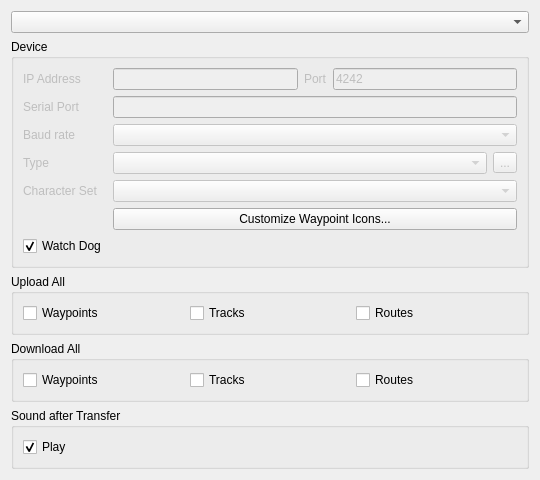
     <widget class="QWidget" name="Seite">
      <attribute name="title">
       <string>Device &amp;&amp; Xfer</string>
      </attribute>
      <layout class="QVBoxLayout">
       <item>
        <widget class="QComboBox" name="comboDevice">
         <property name="toolTip">
          <string>Select the device you want to setup.</string>
         </property>
        </widget>
       </item>
       <item>
        <widget class="QGroupBox" name="groupDevice">
         <property name="enabled">
          <bool>true</bool>
         </property>
         <property name="title">
          <string>Device</string>
         </property>
         <layout class="QGridLayout" name="gridLayout_2">
          <item row="0" column="0">
           <widget class="QLabel" name="labelDevIPAddr">
            <property name="enabled">
             <bool>false</bool>
            </property>
            <property name="text">
             <string>IP Address</string>
            </property>
           </widget>
          </item>
          <item row="0" column="1">
           <layout class="QHBoxLayout">
            <item>
             <widget class="QLineEdit" name="lineDevIPAddr">
              <property name="enabled">
               <bool>false</bool>
              </property>
              <property name="toolTip">
               <string>If your device is accessed by TCP/IP you can give a hard coded address. Leave blank for &quot;QLandkarte M&quot; as the driver will query the device by UDP broadcast.</string>
              </property>
             </widget>
            </item>
            <item>
             <widget class="QLabel" name="labelDevIPPort">
              <property name="enabled">
               <bool>false</bool>
              </property>
              <property name="text">
               <string>Port</string>
              </property>
             </widget>
            </item>
            <item>
             <widget class="QLineEdit" name="lineDevIPPort">
              <property name="enabled">
               <bool>false</bool>
              </property>
              <property name="toolTip">
               <string>Add TCP/IP port for Device. Set to 0 for &quot;QLandkarte M&quot;.</string>
              </property>
              <property name="text">
               <string>4242</string>
              </property>
             </widget>
            </item>
           </layout>
          </item>
          <item row="1" column="0">
           <widget class="QLabel" name="labelDevSerialPort">
            <property name="enabled">
             <bool>false</bool>
            </property>
            <property name="text">
             <string>Serial Port</string>
            </property>
           </widget>
          </item>
          <item row="1" column="1">
           <widget class="QLineEdit" name="lineDevSerialPort">
            <property name="enabled">
             <bool>false</bool>
            </property>
            <property name="toolTip">
             <string>Pass something like &quot;/dev/ttyS0&quot; or &quot;/dev/rfcomm0&quot; for serial Garmin devices or NMEA devices. For Garmin USB devices leave blank.</string>
            </property>
           </widget>
          </item>
          <item row="2" column="0">
           <widget class="QLabel" name="labelDevBaudRate">
            <property name="enabled">
             <bool>false</bool>
            </property>
            <property name="text">
             <string>Baud rate</string>
            </property>
           </widget>
          </item>
          <item row="2" column="1">
           <widget class="QComboBox" name="comboDevBaudRate">
            <property name="enabled">
             <bool>false</bool>
            </property>
            <property name="toolTip">
             <string>Baud rate for Serial Port</string>
            </property>
           </widget>
          </item>
          <item row="3" column="0">
           <widget class="QLabel" name="labelDevType">
            <property name="enabled">
             <bool>false</bool>
            </property>
            <property name="text">
             <string>Type</string>
            </property>
           </widget>
          </item>
          <item row="3" column="1">
           <layout class="QHBoxLayout">
            <item>
             <widget class="QComboBox" name="comboDevType">
              <property name="enabled">
               <bool>false</bool>
              </property>
              <property name="toolTip">
               <string>Select your Garmin device from list. If your device is not supported use &quot;whatGarmin&quot; and download waypoints to create a protocol query.</string>
              </property>
             </widget>
            </item>
            <item>
             <widget class="QToolButton" name="toolPlugins">
              <property name="enabled">
               <bool>false</bool>
              </property>
              <property name="text">
               <string>...</string>
              </property>
             </widget>
            </item>
           </layout>
          </item>
          <item row="4" column="0">
           <widget class="QLabel" name="labelDevCharset">
            <property name="enabled">
             <bool>false</bool>
            </property>
            <property name="text">
             <string>Character Set</string>
            </property>
           </widget>
          </item>
          <item row="4" column="1">
           <widget class="QComboBox" name="comboDevCharset">
            <property name="enabled">
             <bool>false</bool>
            </property>
           </widget>
          </item>
          <item row="5" column="1">
           <widget class="QPushButton" name="buttonGarminIcons">
            <property name="toolTip">
             <string>Define custom icons for Garmin Devices.</string>
            </property>
            <property name="text">
             <string>Customize Waypoint Icons...</string>
            </property>
           </widget>
          </item>
          <item row="6" column="1">
           <widget class="QLabel" name="labelMessage">
            <property name="text">
             <string/>
            </property>
            <property name="alignment">
             <set>Qt::AlignJustify|Qt::AlignVCenter</set>
            </property>
            <property name="wordWrap">
             <bool>true</bool>
            </property>
           </widget>
          </item>
          <item row="6" column="0">
           <widget class="QCheckBox" name="checkWatchDog">
            <property name="text">
             <string>Watch Dog</string>
            </property>
            <property name="checked">
             <bool>true</bool>
            </property>
           </widget>
          </item>
         </layout>
        </widget>
       </item>
       <item>
        <widget class="QGroupBox" name="groupBox_7">
         <property name="enabled">
          <bool>true</bool>
         </property>
         <property name="title">
          <string>Upload All</string>
         </property>
         <layout class="QHBoxLayout">
          <item>
           <widget class="QCheckBox" name="checkUploadWpt">
            <property name="text">
             <string>Waypoints</string>
            </property>
           </widget>
          </item>
          <item>
           <widget class="QCheckBox" name="checkUploadTrk">
            <property name="text">
             <string>Tracks</string>
            </property>
           </widget>
          </item>
          <item>
           <widget class="QCheckBox" name="checkUploadRte">
            <property name="text">
             <string>Routes</string>
            </property>
           </widget>
          </item>
         </layout>
        </widget>
       </item>
       <item>
        <widget class="QGroupBox" name="groupBox_8">
         <property name="enabled">
          <bool>true</bool>
         </property>
         <property name="title">
          <string>Download All</string>
         </property>
         <layout class="QHBoxLayout">
          <item>
           <widget class="QCheckBox" name="checkDownloadWpt">
            <property name="text">
             <string>Waypoints</string>
            </property>
           </widget>
          </item>
          <item>
           <widget class="QCheckBox" name="checkDownloadTrk">
            <property name="text">
             <string>Tracks</string>
            </property>
           </widget>
          </item>
          <item>
           <widget class="QCheckBox" name="checkDownloadRte">
            <property name="text">
             <string>Routes</string>
            </property>
           </widget>
          </item>
         </layout>
        </widget>
       </item>
       <item>
        <widget class="QGroupBox" name="groupBox_6">
         <property name="title">
          <string>Sound after Transfer</string>
         </property>
         <layout class="QHBoxLayout" name="horizontalLayout">
          <item>
           <widget class="QCheckBox" name="checkPlaySound">
            <property name="text">
             <string>Play</string>
            </property>
            <property name="checked">
             <bool>true</bool>
            </property>
           </widget>
          </item>
          <item>
           <spacer name="horizontalSpacer">
            <property name="orientation">
             <enum>Qt::Horizontal</enum>
            </property>
            <property name="sizeHint" stdset="0">
             <size>
              <width>445</width>
              <height>20</height>
             </size>
            </property>
           </spacer>
          </item>
         </layout>
        </widget>
       </item>
      </layout>
     </widget>
